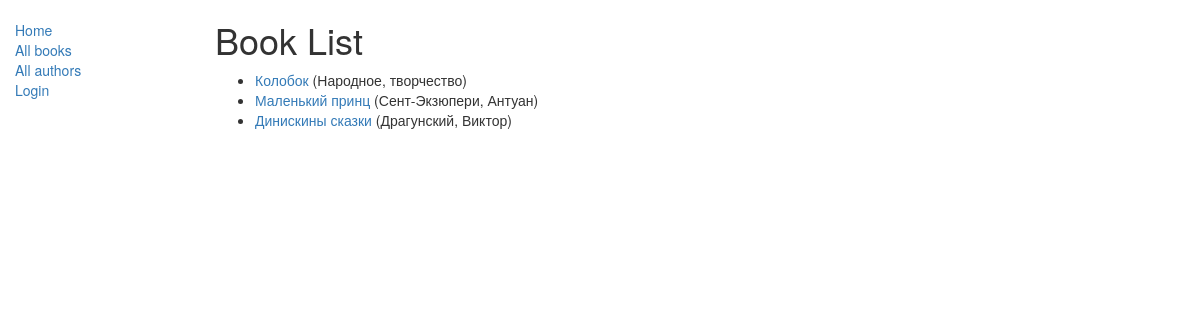
/catalog/books/, run on the app's committed database.
### catalog/models.py (models this page shows, shortened)
class Book(models.Model):
    title = models.CharField(max_length=200)
    author = models.ForeignKey('Author', on_delete=models.SET_NULL, null=True)
    summary = models.TextField(max_length=1000, help_text='Описание книги')
    isbn = models.CharField('ISBN', max_length=13, help_text='13 Символов')
    genre = models.ManyToManyField(Genre, help_text='Выбирите жанры книги')
    language = models.ForeignKey('Language', on_delete=models.SET_NULL, null=True)
    def display_genre(self):
        return ', '.join([ genre.name for genre in self.genre.all()[:3]])
    display_genre.short_description = 'Genre'

class Author(models.Model):
    first_name = models.CharField(max_length=200)
    last_name = models.CharField(max_length=200)
    date_of_birth = models.DateField(null=True, blank=True)
    date_of_death = models.DateField('Died', null=True, blank=True)
    def __str__(self):
        return '%s, %s' % (self.last_name, self.first_name)

### catalog/views.py (the view)
# urls.py: path('books/', views.BookListView.as_view(), name='books'),
class BookListView(generic.ListView):
    model = Book
    paginate_by = 10

### templates/catalog/book_list.html
{% extends "base.html" %}
{% block content %}
    <h1>Book List</h1>
    {% if book_list %}
    <ul>
      {% for book in book_list %}
      <li>
        <a href="{% url 'book_detail' book.pk %}">{{ book.title }}</a> ({{book.author}})
      </li>
      {% endfor %}
    </ul>
    {% else %}
      <p>There are no books in the library.</p>
    {% endif %}
{% endblock %}

### data on the page
Book: title "Колобок", author "Народное, творчество"
Book: title "Маленький принц", author "Сент-Экзюпери, Антуан"
Book: title "Динискины сказки", author "Драгунский, Виктор"
